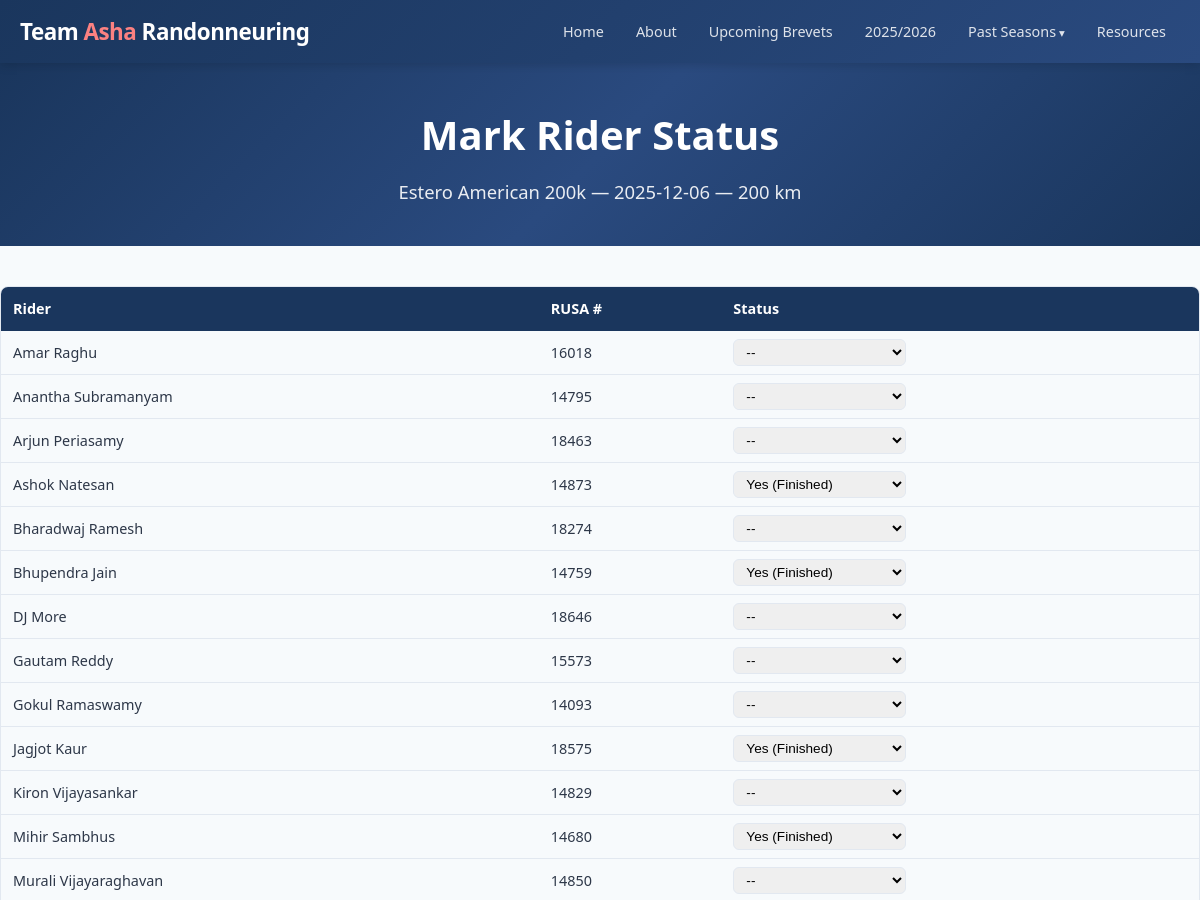
The app's page /admin/rides/3/status (signed in, upper part), older data.
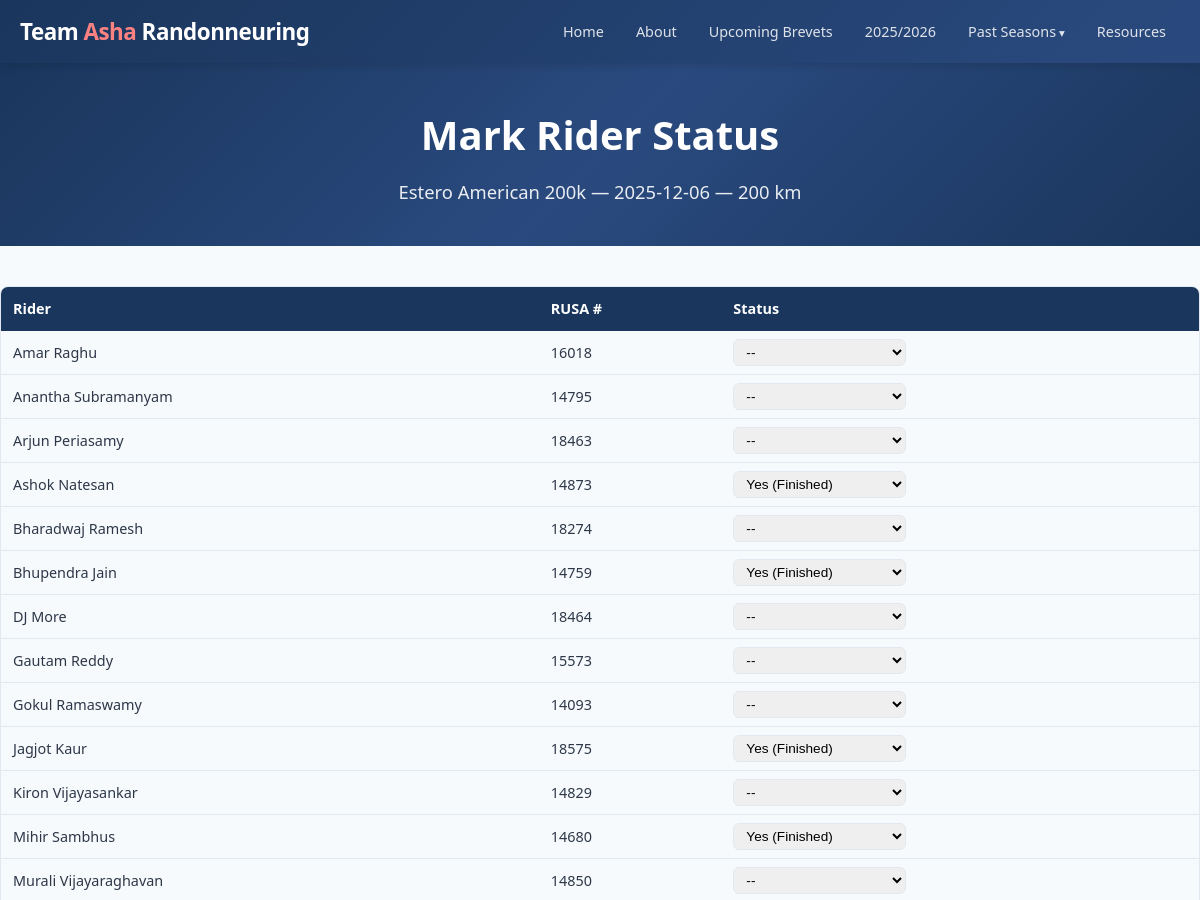
The same page, newer data.
### tables this page shows
CREATE TABLE rider (
        id INTEGER PRIMARY KEY AUTOINCREMENT,
        rusa_id INTEGER UNIQUE NOT NULL,
        first_name TEXT NOT NULL,
        last_name TEXT NOT NULL
    );

### routes/admin.py (the view, shortened to what this page needs)
@admin_bp.route('/rides/<int:ride_id>/status', methods=['GET', 'POST'])
@login_required
def mark_status(ride_id):
    ride = get_ride_by_id(ride_id)
    if not ride:
        abort(404)
    current = get_current_season()
    riders = get_all_riders()
    matrix = get_participation_matrix(current['id']) if current else {}
    ride_statuses = {}
    for rider_id, rides in matrix.items():
        if ride_id in rides:
            ride_statuses[rider_id] = rides[ride_id]['status']
    return render_template('admin/mark_status.html',
                           ride=ride,
                           riders=riders,
                           ride_statuses=ride_statuses)

### app.py (called while the page is built)
def create_app():
    app = Flask(__name__)
    app.config.from_object(Config)
    db.init_app(app)
    from routes.main import main_bp
    from routes.riders import riders_bp
    from routes.signup import signup_bp
    from routes.admin import admin_bp
    app.register_blueprint(main_bp)
    app.register_blueprint(riders_bp)
    app.register_blueprint(signup_bp, url_prefix='/signup')
    app.register_blueprint(admin_bp, url_prefix='/admin')
    @app.template_filter('commafy')
    def commafy_filter(value):
        try:
            return f"{int(value):,}"
        except (ValueError, TypeError):
            return value
    @app.context_processor
    def inject_helpers():
        from models import get_all_seasons, get_current_season
        return dict(
            seasons=get_all_seasons(),
            current_season=get_current_season(),
        )
    return app

### auth.py (called while the page is built)
def login_required(f):
    @wraps(f)
    def decorated(*args, **kwargs):
        if not session.get('logged_in'):
            return redirect(url_for('admin.login', next=request.path))
        return f(*args, **kwargs)
    return decorated

### templates/admin/mark_status.html (shortened to what this page needs)
{% extends "base.html" %}
{% block content %}
<div class="hero" style="padding:40px 20px;">
<h1>Mark Rider Status</h1>
<p>{{ ride.name }} &mdash; {{ ride.date }} &mdash; {{ ride.distance_km }} km</p>
</div>
<div class="container section">
<form method="post">
<div class="table-wrap">
<table>
<thead>
<tr>
<th>Rider</th>
<th>RUSA #</th>
<th>Status</th>
</tr>
</thead>
<tbody>
{% for r in riders %}
<tr>
<td>{{ r.first_name }} {{ r.last_name }}</td>
<td>{{ r.rusa_id }}</td>
<td>
<select name="status_{{ r.id }}" class="status-select">
<option value="">--</option>
<option value="Yes" {{ 'selected' if ride_statuses.get(r.id) == 'Yes' }}>Yes (Finished)</option>
</select>
</td>
</tr>
{% endfor %}
</tbody>
</table>
</div>
</form>
</div>
{% endblock %}

Row changes from the older to the newer data that the page shows:
changed rider "DJ": rusa_id "18646" → "18464"
